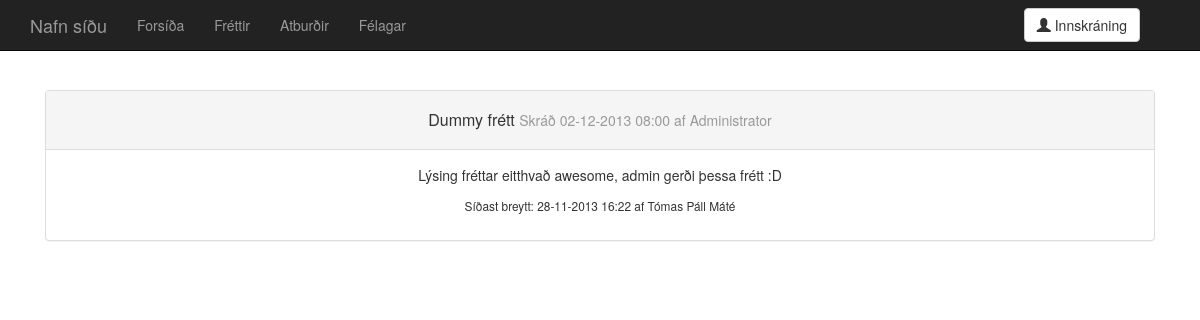
Page /news.single.php?id=1 on the earlier database version.
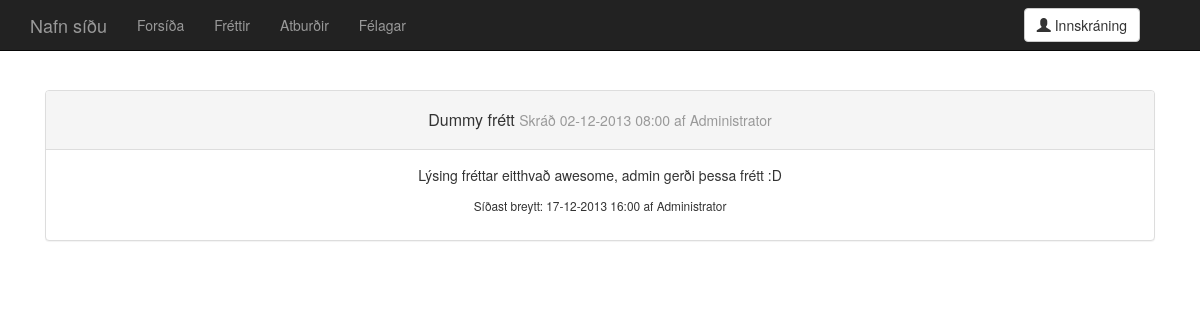
Same page on the later database version.
### tables this page shows
CREATE TABLE 'news' (
  'news_id' integer NOT NULL,
  'title' text,
  'description' text,
  'date_created' integer,
  'date_edited' integer,
  'creator' integer,
  'last_editor' integer,
  PRIMARY KEY ('news_id')
);

CREATE TABLE 'users' (
  'user_id' integer NOT NULL,
  'name' text,
  'post' text NOT NULL UNIQUE,
  'pass' text,
  'privileges' numeric,
  'phone_nr' text,
  PRIMARY KEY ('user_id')
);

### php/config.php (called while the page is built, shortened)
<?php
$website_name = "Nafn síðu";
?>

### php/utils.php (called while the page is built, shortened)
<?php
function intGET($name) {
  if (filter_has_var(INPUT_GET, $name) !== False && filter_input(INPUT_GET, $name, FILTER_VALIDATE_INT) !== False) {
    return filter_input(INPUT_GET, $name, FILTER_SANITIZE_NUMBER_INT);
  }
  return 0;
}
?>

### news.single.php (the view, shortened to what this page needs)
<?php
require_once "php/head.php";
?>
<!DOCTYPE html>
<html lang="is">
  <head>
    <link href="dist/css/bootstrap.css" rel="stylesheet">
    <link href="css/main.css" rel="stylesheet">
  </head>
  <body>
<?php
require_once "parts/navbar.php";
?>
    <div class="container">
      <div class="starter-template">
 <?php
$active_id =intGET("id");
$result = $db->query("SELECT news_id,title,description,date_created,date_edited,creator,last_editor FROM news WHERE news_id = $active_id;");
foreach($result as $row_data) {
  $title = $row_data["title"];
  $date_created = date("d-m-Y H:i", $row_data["date_created"]);
  $date_edited = date("d-m-Y H:i", $row_data["date_edited"]);
  $description = nl2br($row_data["description"]);
  $creator_id = $row_data["creator"];
  $editor_id = $row_data["last_editor"];
  $creator_statement = $db->prepare("SELECT name FROM users WHERE user_id = :user_id");
  $creator_statement->execute(array('user_id' => $creator_id));
  $creator_name_result = $creator_statement->fetchAll();
  $creator_name = $creator_name_result[0]["name"];
  $editor_statement = $db->prepare("SELECT name FROM users WHERE user_id = :user_id");
  $editor_statement->execute(array('user_id' => $editor_id));
  $editor_result = $editor_statement->fetchAll();
  $editor_name = $editor_result[0]["name"];
  $changebutton = "";
  echo <<<_END
      <div class="panel-group" id="accordion">
        <div class="panel panel-default">
          <div class="panel-heading">
          <h3 class="panel-title">
            <p class="accordion-toggle" id="single_news" data-parent="#accordion" href="#collapse">
              $title <small>Skráð $date_created af $creator_name</small>
            </p>
          </h3>
          </div>
          <div id="collapse" class="panel-collapse collapse.in">
            <div class="panel-body">
              <p>
              $description
              </p>
              <p>
              <small>Síðast breytt: $date_edited af $editor_name</small>
              </p>
              $changebutton
            </div>
          </div>
        </div>
      </div>
_END;
}
?>
    </div>
  </body>
</html>

### parts/navbar.php (shortened to what this page needs)
<?php
if (!isset($index_active)) {
  $index_active = "";
}
if (!isset($news_active)) {
  $news_active = "";
}
if (!isset($events_active)) {
  $events_active = "";
}
if (!isset($users_active)) {
  $users_active = "";
}
echo <<<_END
        <div class="navbar navbar-inverse navbar-fixed-top">
          <div class="container">
            <div class="navbar-header">
              <button type="button" class="navbar-toggle" data-toggle="collapse" data-target=".navbar-collapse">
                <span class="icon-bar"></span>
                <span class="icon-bar"></span>
                <span class="icon-bar"></span>
              </button>
              <a class="navbar-brand" href="index.php">$website_name</a>
            </div>
            <div class="collapse navbar-collapse">
              <ul class="nav navbar-nav">
                <li$index_active><a href="index.php">Forsíða</a></li>
                <li$news_active><a href="news.php">Fréttir</a></li>
                <li$events_active><a href="events.php">Atburðir</a></li>
                <li$users_active><a href="users.php">Félagar</a></li>
              </ul>
_END;
if (USER_LOGGEDIN) {
  echo <<<_END
              <div class="navbar-form navbar-right">
                <div class="btn-group">
                  <button type="button" class="btn btn-default dropdown-toggle" data-toggle="dropdown">
                    <span class="glyphicon glyphicon-user"></span> $user_name <span class="caret"></span>
                  </button>
                  <ul class="dropdown-menu" role="menu">
                    <li><a href="mysite.php">Síðan mín</a></li>
_END;
  if (USER_PRIVILEGES == 1 || USER_PRIVILEGES == 2) {
    echo <<<_END
                    <li><a href="news.add.php">Skrá nýja frétt</a></li>
                    <li><a href="event.add.php">Skrá nýjan atburð</a></li>
                    <li><a href="user.add.php">Bæta við notanda</a></li>
_END;
  }
  echo <<<_END
                    <li class="divider"></li>
                    <li><a href="logout.php">Útskrá</a></li>
                  </ul>
                </div>
              </div>
_END;
}
else {
  echo <<<_END
              <div class="navbar-form navbar-right">
                <a class="btn btn-default" href="login.php">
                <span class="glyphicon glyphicon-user"></span> Innskráning
                </a>
              </div>
_END;
}
echo <<<_END
            </div>
          </div>
        </div>
_END;
?>

### css/main.css (style rules this page uses)
body { padding-top: 50px; }
.starter-template { padding: 40px 15px; text-align: center; }
#single_news { margin-top: 10px; }

Differences in the rows shown:
changed news "Dummy frétt": date_edited "28-11-2013 16:22" → "17-12-2013 16:00"; users.name "Tómas Páll Máté" → "Administrator"
